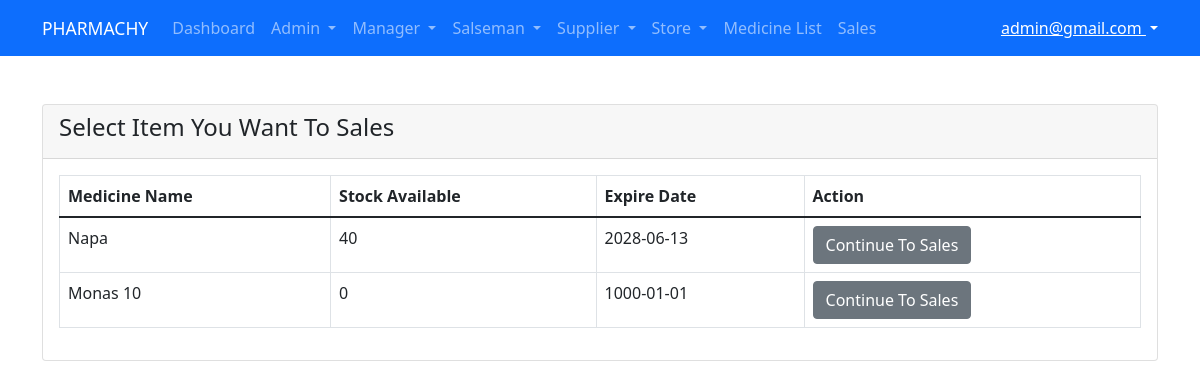
/new_sales.php (signed in), run on the app's committed database.
### tables this page shows
CREATE TABLE `pharmachy_stock` (
  `medicine_id` int(11) NOT NULL,
  `medicine_name` varchar(100) NOT NULL,
  `medicine_type` varchar(100) NOT NULL,
  `medicine_capacity` varchar(100) NOT NULL,
  `unit_price` double NOT NULL,
  `medicine_quantity` int(100) NOT NULL DEFAULT 0,
  `expired_date` date NOT NULL DEFAULT '1000-01-01'
);

### new_sales.php (the view, shortened to what this page needs)
<?php
require_once 'include/header.php';
require_once 'include/navbar.php';
require_once 'include/database.php';
$sql = "SELECT * FROM pharmachy_stock ";
$res = mysqli_query($con, $sql);
?>
<div class="container">
    <div class="row">
        <div class="col-md-12">
            <div class="card mt-5">
                <div class="card-header">
                    <h4 class="card-title">Select Item You Want To Sales</h4>
                </div>
                <div class="card-body">
                        <table class="table table-bordered">
                            <thead>
                                <th>Medicine Name</th>
                                <th>Stock Available</th>
                                <th>Expire Date</th>
                                <th>Action</th>
                            </thead>
                            <tbody>
                                <?php
                                foreach ($res as $item) :
                                ?>
                                    <tr>
                                        <td><?= $item['medicine_name'] ?></td>
                                        <td><?= $item['medicine_quantity'] ?></td>
                                        <td><?= $item['expired_date'] ?></td>
                                        <td>
                                            <a href="new_sales_form.php?medicine_id=<?= $item['medicine_id'] ?>"class="btn btn-secondary">Continue To Sales</a>
                                        </td>
                                    </tr>
                                <?php
                                endforeach
                                ?>
                            </tbody>
                        </table>
                </div>
            </div>
        </div>
    </div>
</div>
<?php
require_once 'include/footer.php';
?>

### data on the page
pharmachy_stock: medicine_name "Napa", medicine_quantity "40", expired_date "2028-06-13"
pharmachy_stock: medicine_name "Monas 10", medicine_quantity "0", expired_date "1000-01-01"

### other printed values
$_SESSION['email'] "admin@gmail.com"
